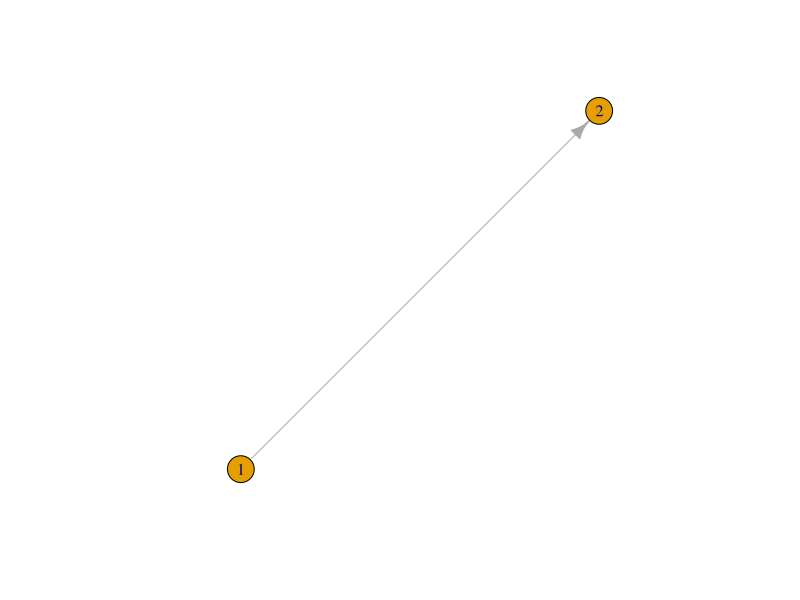
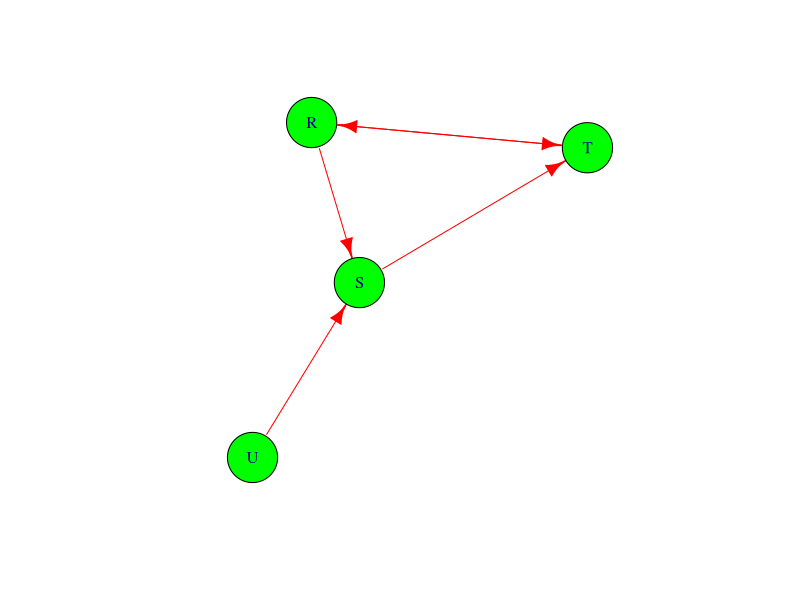

Write R code to recreate these figures, in order.
## ---- chunk 1
knitr::opts_chunk$set(echo = TRUE)
## ---- chunk 2
library(igraph)
g <- graph(edges = c(1,2))

## ---- chunk 3
plot(g)
#The above command will plot a graph with two nodes and one edge between them. Node 1 is connected to node 2.

## ---- chunk 4
g1 <- graph(c("R", "S", "S", "T", "T", "R", "R", "T", "U", "S"))
## ---- chunk 5
plot(g1, vertex.color = "green", vertex.size = 30, edge.color = "red", edge.size = 5)
#The above command will plot a graph with five nodes (R, S, T, U) and six edges connecting them.
## ---- chunk 6
# Degree
degree(g1)

# Closeness
closeness(g1)

# Betweenness
betweenness(g1)

#The degree of a node is the number of edges connected to it, Here R S and T have the same degree as 3 and U has the lowest degree. 

#The closeness centrality of a node is the reciprocal of the sum of the shortest path distances from the node to all other nodes in the graph, Here R has high clonesess than S, T and U. 

#The betweenness centrality of a node is the number of shortest paths that pass through the node. ere S and T has high betweenness.
